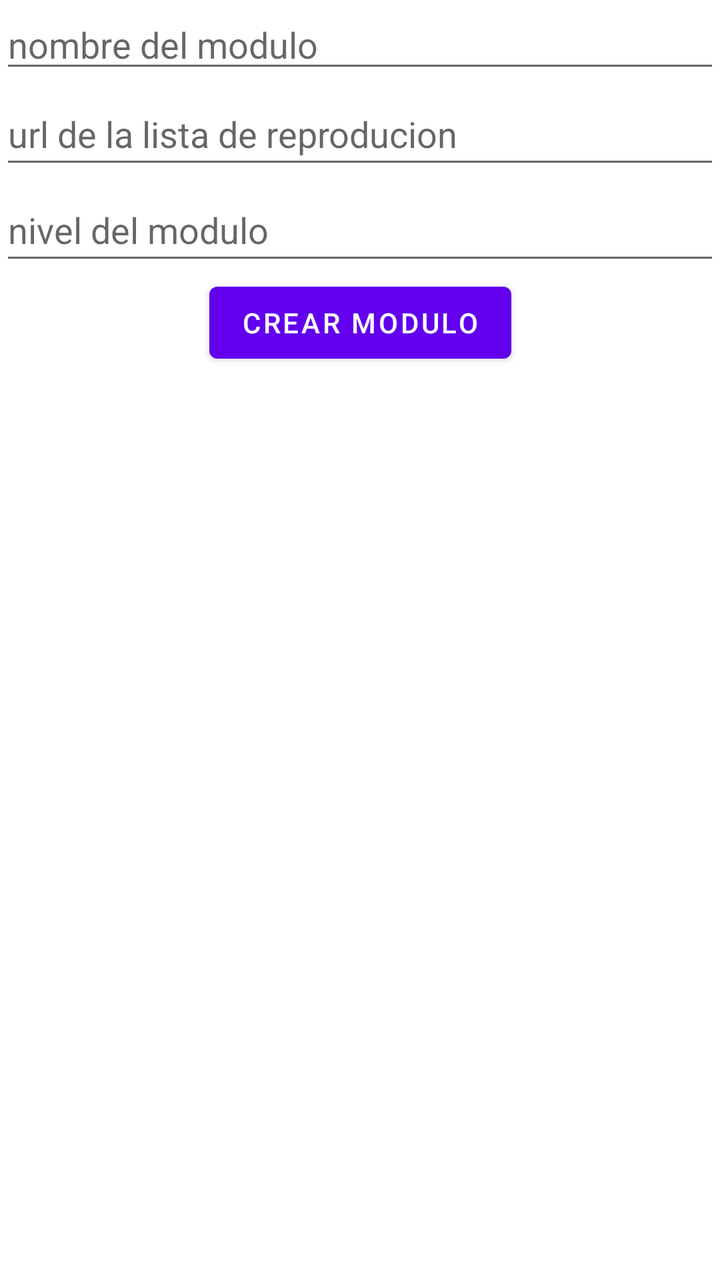
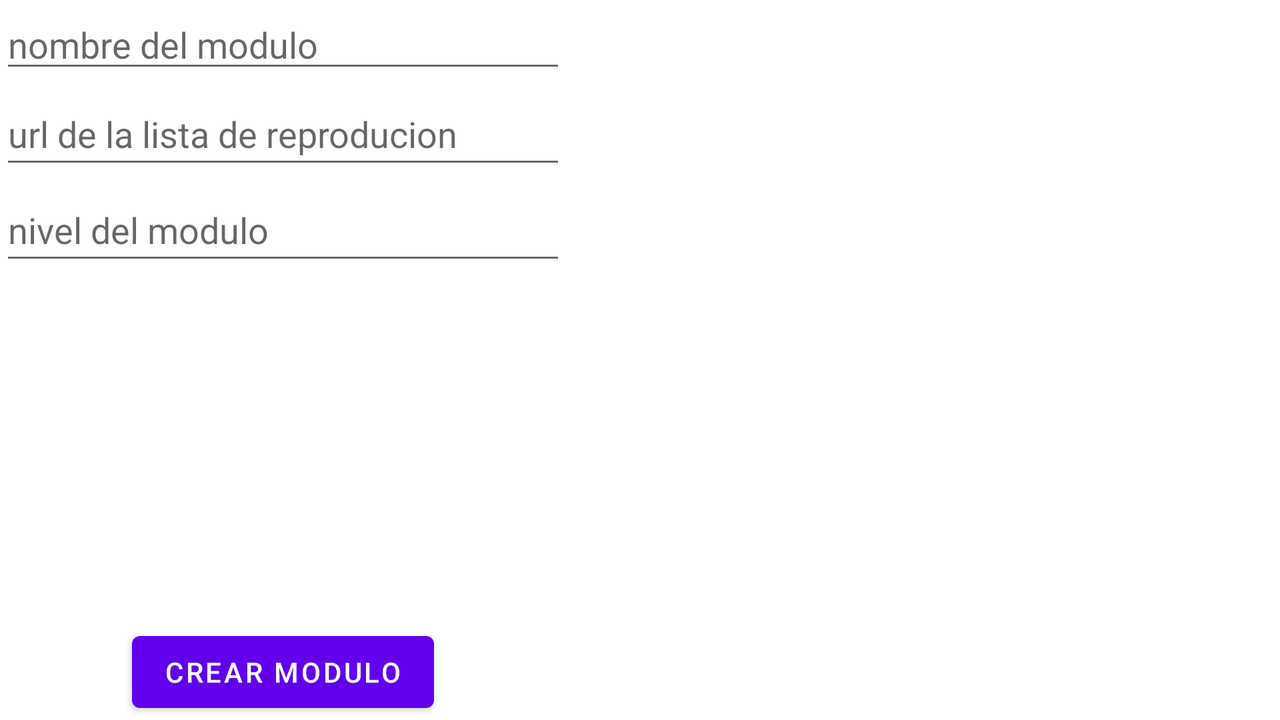

Two renders of one Android screen. The first uses the default layout on a phone; the second uses the alternative layout the repository ships for a different screen configuration, on a matching device. The two XML files are below.
<!-- AndroidManifest.xml: application theme Theme.Appformaciones -->
<!-- res/layout/fragment_administradormodulos.xml -->
<?xml version="1.0" encoding="utf-8"?>
<androidx.constraintlayout.widget.ConstraintLayout xmlns:android="http://schemas.android.com/apk/res/android"
    xmlns:app="http://schemas.android.com/apk/res-auto"
    xmlns:tools="http://schemas.android.com/tools"
    android:id="@+id/frameLayout4"
    android:layout_width="match_parent"
    android:layout_height="match_parent"
    tools:context=".administrador.administradormodulos">

    <EditText
        android:id="@+id/modulo"
        android:layout_width="0dp"
        android:layout_height="wrap_content"
        android:ems="10"
        android:hint="nombre del modulo"
        android:inputType="textPersonName"
        app:layout_constraintEnd_toEndOf="parent"
        app:layout_constraintStart_toStartOf="parent"
        app:layout_constraintTop_toTopOf="parent" />

    <EditText
        android:id="@+id/url"
        android:layout_width="0dp"
        android:layout_height="wrap_content"
        android:ems="10"
        android:hint="url de la lista de reproducion"
        android:inputType="textPersonName"
        android:minHeight="48dp"
        app:layout_constraintEnd_toEndOf="parent"
        app:layout_constraintStart_toStartOf="parent"
        app:layout_constraintTop_toBottomOf="@+id/modulo" />

    <EditText
        android:id="@+id/nivel"
        android:layout_width="0dp"
        android:layout_height="wrap_content"
        android:ems="10"
        android:hint="nivel del modulo"
        android:inputType="number"
        android:minHeight="48dp"
        app:layout_constraintEnd_toEndOf="parent"
        app:layout_constraintStart_toStartOf="parent"
        app:layout_constraintTop_toBottomOf="@+id/url" />

    <Button
        android:id="@+id/añadir"
        android:layout_width="wrap_content"
        android:layout_height="wrap_content"
        android:text="crear modulo"
        app:layout_constraintEnd_toEndOf="parent"
        app:layout_constraintStart_toStartOf="parent"
        app:layout_constraintTop_toBottomOf="@+id/nivel" />

    <androidx.recyclerview.widget.RecyclerView
        android:id="@+id/listamodulos"
        android:layout_width="wrap_content"
        android:layout_height="wrap_content"
        app:layout_constraintBottom_toBottomOf="parent"
        app:layout_constraintEnd_toEndOf="parent"
        app:layout_constraintStart_toStartOf="parent"
        app:layout_constraintTop_toBottomOf="@+id/añadir"
        app:layout_constraintVertical_bias="0.0"
        tools:listitem="@layout/moduloadministrador" />

</androidx.constraintlayout.widget.ConstraintLayout>
<!-- res/layout/moduloadministrador.xml (included above) -->
<?xml version="1.0" encoding="utf-8"?>
<LinearLayout xmlns:android="http://schemas.android.com/apk/res/android"
    xmlns:app="http://schemas.android.com/apk/res-auto"
    xmlns:tools="http://schemas.android.com/tools"
    android:layout_width="match_parent"
    android:layout_height="wrap_content"
    android:layout_marginTop="8dp"
    android:layout_marginBottom="8dp"
    android:background="@color/teal_200"
    android:paddingStart="8dp"
    android:paddingEnd="24dp">

    <TextView
        android:id="@+id/nombreusuario"
        android:layout_width="wrap_content"
        android:layout_height="wrap_content"
        android:layout_weight="20"
        android:gravity="center"
        android:textSize="24sp" />

    <TextView
        android:id="@+id/contraseñausuario"
        android:layout_width="wrap_content"
        android:layout_height="wrap_content"
        android:layout_weight="5"
        android:gravity="center"
        android:textSize="24sp" />

    <TextView
        android:id="@+id/urlmodulo"
        android:layout_width="31dp"
        android:layout_height="match_parent"
        android:layout_weight="1"
        android:text="TextView"
        android:visibility="invisible" />

</LinearLayout>
<!-- resources referenced by this layout -->
<resources>
  <style name="Theme.Appformaciones" parent="Theme.MaterialComponents.DayNight.DarkActionBar">
          
          <item name="colorPrimary">@color/purple_500</item>
          <item name="colorPrimaryVariant">@color/purple_700</item>
          <item name="colorOnPrimary">@color/white</item>
          
          <item name="colorSecondary">@color/teal_200</item>
          <item name="colorSecondaryVariant">@color/teal_700</item>
          <item name="colorOnSecondary">@color/black</item>
          
          <item name="android:statusBarColor" tools:targetApi="l">?attr/colorPrimaryVariant</item>
          
      </style>
</resources>
<!-- res/layout-land/fragment_administradormodulos.xml (the repository's variant of the layout above) -->
<!-- drawn on the phone turned sideways -->
<?xml version="1.0" encoding="utf-8"?>
<androidx.constraintlayout.widget.ConstraintLayout xmlns:android="http://schemas.android.com/apk/res/android"
    xmlns:app="http://schemas.android.com/apk/res-auto"
    xmlns:tools="http://schemas.android.com/tools"
    android:id="@+id/frameLayout4"
    android:layout_width="match_parent"
    android:layout_height="match_parent"
    tools:context=".administrador.administradormodulos">

    <LinearLayout
        android:layout_width="0dp"
        android:layout_height="0dp"
        android:orientation="vertical"
        app:layout_constraintBottom_toTopOf="@+id/añadir"
        app:layout_constraintEnd_toStartOf="@+id/listamodulos"
        app:layout_constraintStart_toStartOf="parent"
        app:layout_constraintTop_toTopOf="parent">

        <EditText
            android:id="@+id/modulo"
            android:layout_width="match_parent"
            android:layout_height="wrap_content"
            android:ems="10"
            android:hint="nombre del modulo"
            android:inputType="textPersonName" />

        <EditText
            android:id="@+id/url"
            android:layout_width="match_parent"
            android:layout_height="wrap_content"
            android:ems="10"
            android:hint="url de la lista de reproducion"
            android:inputType="textPersonName"
            android:minHeight="48dp" />

        <EditText
            android:id="@+id/nivel"
            android:layout_width="match_parent"
            android:layout_height="wrap_content"
            android:ems="10"
            android:hint="nivel del modulo"
            android:inputType="number"
            android:minHeight="48dp" />
    </LinearLayout>

    <Button
        android:id="@+id/añadir"
        android:layout_width="wrap_content"
        android:layout_height="wrap_content"
        android:text="crear modulo"
        app:layout_constraintBottom_toBottomOf="parent"
        app:layout_constraintEnd_toStartOf="@+id/listamodulos"
        app:layout_constraintStart_toStartOf="parent" />

    <androidx.recyclerview.widget.RecyclerView
        android:id="@+id/listamodulos"
        android:layout_width="357dp"
        android:layout_height="406dp"
        app:layout_constraintBottom_toBottomOf="parent"
        app:layout_constraintEnd_toEndOf="parent"
        app:layout_constraintTop_toTopOf="parent"
        app:layout_constraintVertical_bias="0.0"
        tools:listitem="@layout/moduloadministrador" />

</androidx.constraintlayout.widget.ConstraintLayout>
